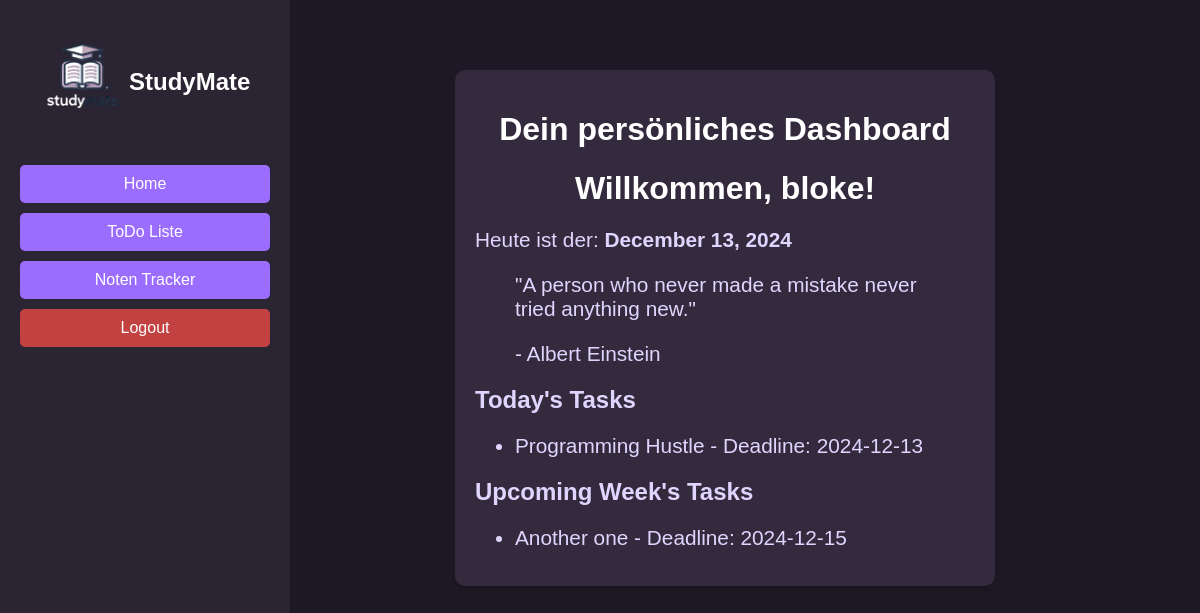
The app's page / (signed in) with its own data.
### app/models.py (models this page shows, shortened)
class User(UserMixin, db.Model):
    id = db.Column(db.Integer, primary_key=True)
    username = db.Column(db.String(150), unique=True, nullable=False)
    password = db.Column(db.String(150), nullable=False)

class ToDo(db.Model):
    id = db.Column(db.Integer, primary_key=True)
    title = db.Column(db.String(100), nullable=False)
    description = db.Column(db.Text, nullable=True)
    created_at = db.Column(db.DateTime, default=db.func.current_timestamp())
    user_id = db.Column(db.Integer, db.ForeignKey('user.id'))
    deadline = db.Column(db.DateTime, nullable=True)

### app/routes.py (the view)
@main.route("/")
@login_required
def home():
    quotes = [
        "Life is like riding a bicycle. To keep your balance, you must keep moving.",
        "Imagination is more important than knowledge.",
        "A person who never made a mistake never tried anything new.",
        "The important thing is not to stop questioning. Curiosity has its own reason for existence.",
        "Strive not to be a success, but rather to be of value."
    ]
    current_date = datetime.now().strftime("%B %d, %Y")
    quote = random.choice(quotes)
    today = datetime.now().date()
    tomorror = today + timedelta(days=1)
    next_week = tomorror + timedelta(days=7)
    today_tasks = ToDo.query.filter(
        ToDo.user_id == current_user.id,
        ToDo.deadline >= today,  # Check if the deadline is today or later
        ToDo.deadline < today + timedelta(days=1)  # Ensure it's only today's tasks
    ).all()
    upcoming_tasks = ToDo.query.filter(
        ToDo.user_id == current_user.id,
        ToDo.deadline > tomorror,
        ToDo.deadline <= next_week
    ).order_by(ToDo.deadline).all()
    return render_template("index.html", current_date=current_date, quote=quote, today_tasks=today_tasks, upcoming_tasks=upcoming_tasks)

### app/__init__.py (called while the page is built)
@login_manager.user_loader
def load_user(user_id):
    return User.query.get(int(user_id))

### app/templates/index.html (shortened to what this page needs)
{% extends 'base.html' %}
{% block content %}
<div class="login-card">
    <h1>Dein persönliches Dashboard</h1>
    <h1>Willkommen, <strong>{{ current_user.username }}</strong>!</h1>
    <p>Heute ist der: <strong>{{ current_date }}</strong></p>
    <div class="quote-card">
        <blockquote>
            <p>"{{ quote }}"</p>
            <footer>- Albert Einstein</footer>
        </blockquote>
    </div>
    <h2>Today's Tasks</h2>
    {% if today_tasks %}
        <ul>
            {% for task in today_tasks %}
                <li>{{ task.title }} - Deadline: {{ task.deadline.strftime('%Y-%m-%d') }}</li>
            {% endfor %}
        </ul>
    {% else %}
        <p>No tasks for today.</p>
    {% endif %}
    <h2>Upcoming Week's Tasks</h2>
    {% if upcoming_tasks %}
        <ul>
            {% for task in upcoming_tasks %}
                <li>{{ task.title }} - Deadline: {{ task.deadline.strftime('%Y-%m-%d') }}</li>
            {% endfor %}
        </ul>
    {% else %}
        <p>No upcoming tasks for the week.</p>
    {% endif %}
</div>
{% endblock %}

### app/static/style.css (style rules this page uses)
:root { --primary-purple: #9b6dff; --primary-hover: #8557f7; --dark-bg: #1e1926; --sidebar-bg: #2a2433; --card-bg: #332b3d; --text-primary: #ffffff; --text-secondary: #e0d5ff; --text-muted: #b4a5d6; --border-color: #3d3447; --alert-color: rgb(194, 65, 65); }
body { margin: 0; font-family: Arial, sans-serif; display: flex; background-color: var(--dark-bg); }
h1 { text-align: center; color: var(--text-primary); }
.login-card { background-color: var(--card-bg); padding: 20px; border-radius: 10px; box-shadow: 0 4px 8px rgba(0, 0, 0, 0.2); width: 500px; margin: 50px auto; }
.login-card h1 { text-align: center; color: var(--text-primary); }
.login-card h2 { color: var(--text-secondary); }
.login-card p, footer , li { color: var(--text-secondary); font-size: 1.3rem; }

### records on screen
User: username "bloke"
ToDo: title "Programming Hustle", deadline "2024-12-13"
ToDo: title "Another one", deadline "2024-12-15"
